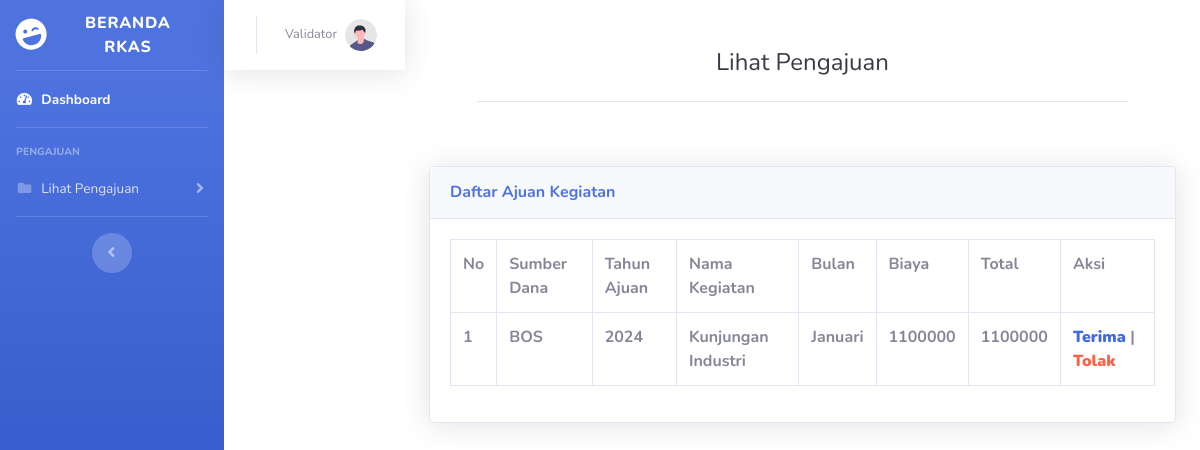
Page /rkas/validatorkegiatan.php?id=702205615 on the committed database.
### tables this page shows
CREATE TABLE `tb_user` (
  `id_user` int(10) NOT NULL,
  `nama_user` varchar(60) NOT NULL,
  `nama` char(100) NOT NULL,
  `password` varchar(100) NOT NULL,
  `id_bagian` int(4) NOT NULL,
  `status` varchar(30) NOT NULL
);

CREATE TABLE `tb_kegiatan` (
  `id_kegiatan` int(11) NOT NULL,
  `sumber_dana` varchar(50) NOT NULL,
  `tahun_ajuan` int(4) NOT NULL,
  `nama_kegiatan` varchar(50) NOT NULL,
  `bulan` varchar(50) NOT NULL,
  `biaya` int(20) NOT NULL,
  `volume_1` int(11) NOT NULL,
  `volume_2` int(11) NOT NULL,
  `volume_3` int(11) NOT NULL,
  `volume_4` int(11) NOT NULL,
  `keterangan_volume1` varchar(75) NOT NULL,
  `keterangan_volume2` varchar(75) NOT NULL,
  `keterangan_volume3` varchar(75) NOT NULL,
  `keterangan_volume4` varchar(75) NOT NULL,
  `total` int(20) NOT NULL,
  `jurusan` char(50) NOT NULL,
  `status` varchar(50) NOT NULL
);

### rkas/validatorkegiatan.php (the view, shortened to what this page needs)
<?php
include "koneksi.php";
$id = $_GET['id'];
$kegiatan = mysqli_query($conn, "SELECT * FROM tb_kegiatan");
$sql1 = mysqli_query($conn, "SELECT * FROM tb_user WHERE id_user='$id'");
if ($id == 702205615) {
    $profil = '<img class="img-profile rounded-circle" src="img/undraw_profile.svg">';
}
?>
<!DOCTYPE html>
<html lang="en">
<head>
    <link href="vendor/fontawesome-free/css/all.min.css" rel="stylesheet" type="text/css">
    <link href="css/sb-admin-2.css" rel="stylesheet">
</head>
<body id="page-top">
    <div id="wrapper">
        <ul class="navbar-nav bg-gradient-primary sidebar sidebar-dark accordion" id="accordionSidebar">
            <a class="sidebar-brand d-flex align-items-center justify-content-center" href="homevalidator.php?id=<?= $id ?>">
                <div class="sidebar-brand-icon rotate-n-15">
                    <i class="fas fa-laugh-wink"></i>
                </div>
                <div class="sidebar-brand-text mx-3">Beranda RKAS </div>
            </a>
            <hr class="sidebar-divider my-0">
            <li class="nav-item active">
                <a class="nav-link" href="homevalidator.php?id=<?= $id ?>">
                    <i class="fas fa-fw fa-tachometer-alt"></i>
                    <span>Dashboard</span></a>
            </li>
            <hr class="sidebar-divider">
            <div class="sidebar-heading">
                PENGAJUAN
            </div>
            <li class="nav-item">
                <a class="nav-link collapsed" href="#" data-toggle="collapse" data-target="#status"
                    aria-expanded="true" aria-controls="collapsePages">
                    <i class="fas fa-fw fa-folder"></i>
                    <span>Lihat Pengajuan</span>
                </a>
            </li>
            <hr class="sidebar-divider d-none d-md-block">
            <div class="text-center d-none d-md-inline">
                <button class="rounded-circle border-0" id="sidebarToggle"></button>
            </div>
        </ul>
        <nav class="navbar navbar-expand navbar-light bg-white topbar mb-4 static-top shadow">
                    <ul class="navbar-nav ml-auto">
                        <li class="nav-item dropdown no-arrow">
                            <a class="nav-link dropdown-toggle" href="#" id="userDropdown" role="button"
                                data-toggle="dropdown" aria-haspopup="true" aria-expanded="false">
                                <span class="mr-2 d-none d-lg-inline text-gray-600 small"><?php foreach ($sql1 as $row) :
                                echo $row['nama'];
                                    endforeach;
                                    ?></span>
                                <?= $profil ?>
                            </a>
                        </li>
                    </ul>
                </nav>
        <div class="container">
        <div class="p-5">
                            <div class="text-center">
                                <h1 class="h4 text-gray-900 mb-4">Lihat Pengajuan</h1>
                            </div>
                            <hr>
                        </div>
                        <div class="card shadow mb-4">
                        <div class="card-header py-3">
                            <h6 class="m-0 font-weight-bold text-primary">Daftar Ajuan Kegiatan</h6>
                        </div>
                        <div class="card-body">
                        <div class="table-responsive">
                                <table class="table table-bordered" id="dataTable" width="100%" cellspacing="0">
                                <tr>
                                            <th>No</th>
                                            <th>Sumber Dana</th>
                                            <th>Tahun Ajuan</th>
                                            <th>Nama Kegiatan</th>
                                            <th>Bulan</th>
                                            <th>Biaya</th>
                                            <th>Total</th>
                                            <th>Aksi</th>
                                    </tr>
                                        <?php $no = 0;?>
                                        <?php foreach ($kegiatan as $row) : ?>
                                        <tr>
                                        <th><?php $no += 1; echo $no;?></th>
                                        <th><?= $row["sumber_dana"];?></th>
                                        <th><?= $row["tahun_ajuan"];?></th>
                                        <th><?= $row["nama_kegiatan"];?></th>
                                        <th><?= $row["bulan"];?></th>
                                        <th><?= $row["biaya"];?></th>
                                        <th><?= $row["total"];?></th>
                                        <th>
                                            <a href="terimapengajuankegiatan.php?idc=<?=$row['id_kegiatan']; ?>"onclick ="return confirm('Yakin?');"><b style="color: royalblue;">Terima</b></a>
                                            |
                                            <a href="tolakpengajuankegiatan.php?idc=<?=$row['id_kegiatan']; ?>"onclick ="return confirm('Yakin?');"><b style="color: tomato;">Tolak</b></a>
                                        </th>
                                        </tr>
                                        <?php endforeach;
                                    ?>
                            </div>
                            </div>
                        </div>
                    </div>
                        </div>
</body>
</html>

### rows in the picture
tb_user: nama "Validator"
tb_kegiatan: sumber_dana "BOS", tahun_ajuan "2024", nama_kegiatan "Kunjungan Industri", bulan "Januari", biaya "1100000", total "1100000"
